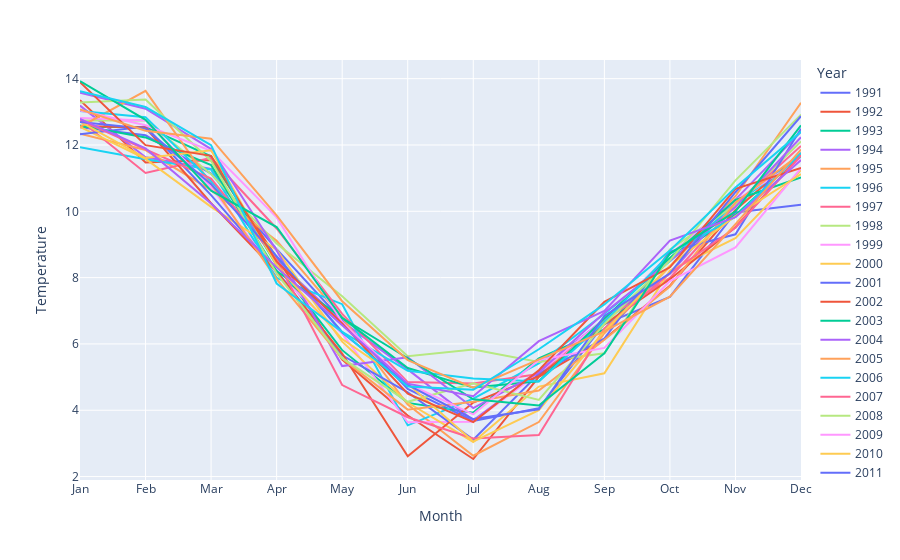

Write notebook code for a chart like this one.
### Code cell
px.line(t_chile, x="Month", y="Temperature", color='Year')

### Figure 1 — Plotly figure (JSON) as saved in the notebook; plotly's stock layout.template omitted (floating-point values rounded to 4 significant figures)
{"data": [{"hovertemplate": "Year=1991<br>Month=%{x}<br>Temperature=%{y}<extra></extra>", "legendgroup": "1991", "line": {"color": "#636efa", "dash": "solid"}, "marker": {"symbol": "circle"}, "mode": "lines", "name": "1991", "orientation": "v", "showlegend": true, "type": "scatter", "x": ["Jan", "Feb", "Mar", "Apr", "May", "Jun", "Jul", "Aug", "Sep", "Oct", "Nov", "Dec"], "xaxis": "x", "y": [12.54, 12.29, 11.14, 8.857, 6.706, 4.645, 3.678, 4.058, 6.601, 7.419, 9.963, 10.2], "yaxis": "y"}, {"hovertemplate": "Year=1992<br>Month=%{x}<br>Temperature=%{y}<extra></extra>", "legendgroup": "1992", "line": {"color": "#EF553B", "dash": "solid"}, "marker": {"symbol": "circle"}, "mode": "lines", "name": "1992", "orientation": "v", "showlegend": true, "type": "scatter", "x": ["Jan", "Feb", "Mar", "Apr", "May", "Jun", "Jul", "Aug", "Sep", "Oct", "Nov", "Dec"], "xaxis": "x", "y": [13.35, 11.47, 11.55, 8.61, 5.529, 3.842, 2.529, 5.006, 6.151, 7.757, 10.04, 11.76], "yaxis": "y"}, {"hovertemplate": "Year=1993<br>Month=%{x}<br>Temperature=%{y}<extra></extra>", "legendgroup": "1993", "line": {"color": "#00cc96", "dash": "solid"}, "marker": {"symbol": "circle"}, "mode": "lines", "name": "1993", "orientation": "v", "showlegend": true, "type": "scatter", "x": ["Jan", "Feb", "Mar", "Apr", "May", "Jun", "Jul", "Aug", "Sep", "Oct", "Nov", "Dec"], "xaxis": "x", "y": [12.54, 12.54, 11.66, 8.374, 5.812, 4.221, 3.927, 5.564, 6.438, 8.554, 9.884, 11.7], "yaxis": "y"}, {"hovertemplate": "Year=1994<br>Month=%{x}<br>Temperature=%{y}<extra></extra>", "legendgroup": "1994", "line": {"color": "#ab63fa", "dash": "solid"}, "marker": {"symbol": "circle"}, "mode": "lines", "name": "1994", "orientation": "v", "showlegend": true, "type": "scatter", "x": ["Jan", "Feb", "Mar", "Apr", "May", "Jun", "Jul", "Aug", "Sep", "Oct", "Nov", "Dec"], "xaxis": "x", "y": [13.19, 11.63, 11.28, 8.521, 6.673, 5.234, 3.694, 5.165, 6.752, 8.115, 10.35, 12.4], "yaxis": "y"}, {"hovertemplate": "Year=1995<br>Month=%{x}<br>Temperature=%{y}<extra></extra>", "legendgroup": "1995", "line": {"color": "#FFA15A", "dash": "solid"}, "marker": {"symbol": "circle"}, "mode": "lines", "name": "1995", "orientation": "v", "showlegend": true, "type": "scatter", "x": ["Jan", "Feb", "Mar", "Apr", "May", "Jun", "Jul", "Aug", "Sep", "Oct", "Nov", "Dec"], "xaxis": "x", "y": [12.34, 11.85, 10.64, 9.11, 6.803, 4.169, 2.627, 3.643, 6.323, 8.334, 10.45, 13.27], "yaxis": "y"}, {"hovertemplate": "Year=1996<br>Month=%{x}<br>Temperature=%{y}<extra></extra>", "legendgroup": "1996", "line": {"color": "#19d3f3", "dash": "solid"}, "marker": {"symbol": "circle"}, "mode": "lines", "name": "1996", "orientation": "v", "showlegend": true, "type": "scatter", "x": ["Jan", "Feb", "Mar", "Apr", "May", "Jun", "Jul", "Aug", "Sep", "Oct", "Nov", "Dec"], "xaxis": "x", "y": [11.94, 11.57, 11.26, 7.993, 7.199, 3.545, 4.348, 5.411, 6.912, 8.495, 10.23, 11.65], "yaxis": "y"}, {"hovertemplate": "Year=1997<br>Month=%{x}<br>Temperature=%{y}<extra></extra>", "legendgroup": "1997", "line": {"color": "#FF6692", "dash": "solid"}, "marker": {"symbol": "circle"}, "mode": "lines", "name": "1997", "orientation": "v", "showlegend": true, "type": "scatter", "x": ["Jan", "Feb", "Mar", "Apr", "May", "Jun", "Jul", "Aug", "Sep", "Oct", "Nov", "Dec"], "xaxis": "x", "y": [12.74, 11.16, 11.61, 9.483, 6.907, 4.849, 4.808, 5.092, 6.723, 7.992, 10.18, 11.97], "yaxis": "y"}, {"hovertemplate": "Year=1998<br>Month=%{x}<br>Temperature=%{y}<extra></extra>", "legendgroup": "1998", "line": {"color": "#B6E880", "dash": "solid"}, "marker": {"symbol": "circle"}, "mode": "lines", "name": "1998", "orientation": "v", "showlegend": true, "type": "scatter", "x": ["Jan", "Feb", "Mar", "Apr", "May", "Jun", "Jul", "Aug", "Sep", "Oct", "Nov", "Dec"], "xaxis": "x", "y": [12.74, 12.75, 11.12, 9.027, 7.437, 5.628, 5.83, 5.454, 5.717, 8.85, 10.19, 12.11], "yaxis": "y"}, {"hovertemplate": "Year=1999<br>Month=%{x}<br>Temperature=%{y}<extra></extra>", "legendgroup": "1999", "line": {"color": "#FF97FF", "dash": "solid"}, "marker": {"symbol": "circle"}, "mode": "lines", "name": "1999", "orientation": "v", "showlegend": true, "type": "scatter", "x": ["Jan", "Feb", "Mar", "Apr", "May", "Jun", "Jul", "Aug", "Sep", "Oct", "Nov", "Dec"], "xaxis": "x", "y": [12.82, 12.74, 10.73, 8.122, 6.312, 3.634, 3.65, 5.122, 6.754, 8.708, 10.33, 11.56], "yaxis": "y"}, {"hovertemplate": "Year=2000<br>Month=%{x}<br>Temperature=%{y}<extra></extra>", "legendgroup": "2000", "line": {"color": "#FECB52", "dash": "solid"}, "marker": {"symbol": "circle"}, "mode": "lines", "name": "2000", "orientation": "v", "showlegend": true, "type": "scatter", "x": ["Jan", "Feb", "Mar", "Apr", "May", "Jun", "Jul", "Aug", "Sep", "Oct", "Nov", "Dec"], "xaxis": "x", "y": [12.55, 11.58, 10.13, 8.841, 6.069, 4.232, 3.043, 4.713, 5.116, 8.214, 9.191, 11.25], "yaxis": "y"}, {"hovertemplate": "Year=2001<br>Month=%{x}<br>Temperature=%{y}<extra></extra>", "legendgroup": "2001", "line": {"color": "#636efa", "dash": "solid"}, "marker": {"symbol": "circle"}, "mode": "lines", "name": "2001", "orientation": "v", "showlegend": true, "type": "scatter", "x": ["Jan", "Feb", "Mar", "Apr", "May", "Jun", "Jul", "Aug", "Sep", "Oct", "Nov", "Dec"], "xaxis": "x", "y": [12.32, 12.56, 10.49, 8.205, 5.658, 4.542, 3.113, 5.099, 6.162, 8.783, 9.306, 12.49], "yaxis": "y"}, {"hovertemplate": "Year=2002<br>Month=%{x}<br>Temperature=%{y}<extra></extra>", "legendgroup": "2002", "line": {"color": "#EF553B", "dash": "solid"}, "marker": {"symbol": "circle"}, "mode": "lines", "name": "2002", "orientation": "v", "showlegend": true, "type": "scatter", "x": ["Jan", "Feb", "Mar", "Apr", "May", "Jun", "Jul", "Aug", "Sep", "Oct", "Nov", "Dec"], "xaxis": "x", "y": [12.57, 12.53, 10.24, 8.178, 5.71, 2.61, 4.231, 5.028, 6.593, 7.949, 9.52, 11.71], "yaxis": "y"}, {"hovertemplate": "Year=2003<br>Month=%{x}<br>Temperature=%{y}<extra></extra>", "legendgroup": "2003", "line": {"color": "#00cc96", "dash": "solid"}, "marker": {"symbol": "circle"}, "mode": "lines", "name": "2003", "orientation": "v", "showlegend": true, "type": "scatter", "x": ["Jan", "Feb", "Mar", "Apr", "May", "Jun", "Jul", "Aug", "Sep", "Oct", "Nov", "Dec"], "xaxis": "x", "y": [12.59, 12.23, 11.39, 8.194, 6.785, 5.274, 4.683, 4.875, 6.766, 8.591, 10.34, 11.02], "yaxis": "y"}, {"hovertemplate": "Year=2004<br>Month=%{x}<br>Temperature=%{y}<extra></extra>", "legendgroup": "2004", "line": {"color": "#ab63fa", "dash": "solid"}, "marker": {"symbol": "circle"}, "mode": "lines", "name": "2004", "orientation": "v", "showlegend": true, "type": "scatter", "x": ["Jan", "Feb", "Mar", "Apr", "May", "Jun", "Jul", "Aug", "Sep", "Oct", "Nov", "Dec"], "xaxis": "x", "y": [13.58, 13.09, 11.88, 8.819, 5.332, 5.596, 4.063, 5.136, 6.939, 8.509, 10.13, 12.24], "yaxis": "y"}, {"hovertemplate": "Year=2005<br>Month=%{x}<br>Temperature=%{y}<extra></extra>", "legendgroup": "2005", "line": {"color": "#FFA15A", "dash": "solid"}, "marker": {"symbol": "circle"}, "mode": "lines", "name": "2005", "orientation": "v", "showlegend": true, "type": "scatter", "x": ["Jan", "Feb", "Mar", "Apr", "May", "Jun", "Jul", "Aug", "Sep", "Oct", "Nov", "Dec"], "xaxis": "x", "y": [12.54, 13.63, 10.83, 7.956, 5.561, 4.018, 4.254, 4.592, 6.124, 7.731, 10.27, 11.74], "yaxis": "y"}, {"hovertemplate": "Year=2006<br>Month=%{x}<br>Temperature=%{y}<extra></extra>", "legendgroup": "2006", "line": {"color": "#19d3f3", "dash": "solid"}, "marker": {"symbol": "circle"}, "mode": "lines", "name": "2006", "orientation": "v", "showlegend": true, "type": "scatter", "x": ["Jan", "Feb", "Mar", "Apr", "May", "Jun", "Jul", "Aug", "Sep", "Oct", "Nov", "Dec"], "xaxis": "x", "y": [13.02, 12.84, 10.91, 8.653, 6.366, 5.191, 4.955, 4.869, 6.66, 8.721, 9.832, 11.76], "yaxis": "y"}, {"hovertemplate": "Year=2007<br>Month=%{x}<br>Temperature=%{y}<extra></extra>", "legendgroup": "2007", "line": {"color": "#FF6692", "dash": "solid"}, "marker": {"symbol": "circle"}, "mode": "lines", "name": "2007", "orientation": "v", "showlegend": true, "type": "scatter", "x": ["Jan", "Feb", "Mar", "Apr", "May", "Jun", "Jul", "Aug", "Sep", "Oct", "Nov", "Dec"], "xaxis": "x", "y": [12.75, 11.88, 10.99, 8.541, 4.76, 3.789, 3.151, 3.254, 6.466, 8.13, 9.504, 11.69], "yaxis": "y"}, {"hovertemplate": "Year=2008<br>Month=%{x}<br>Temperature=%{y}<extra></extra>", "legendgroup": "2008", "line": {"color": "#B6E880", "dash": "solid"}, "marker": {"symbol": "circle"}, "mode": "lines", "name": "2008", "orientation": "v", "showlegend": true, "type": "scatter", "x": ["Jan", "Feb", "Mar", "Apr", "May", "Jun", "Jul", "Aug", "Sep", "Oct", "Nov", "Dec"], "xaxis": "x", "y": [13.28, 13.37, 11.52, 8.126, 5.57, 4.255, 4.814, 4.311, 6.6, 8.516, 10.93, 12.92], "yaxis": "y"}, {"hovertemplate": "Year=2009<br>Month=%{x}<br>Temperature=%{y}<extra></extra>", "legendgroup": "2009", "line": {"color": "#FF97FF", "dash": "solid"}, "marker": {"symbol": "circle"}, "mode": "lines", "name": "2009", "orientation": "v", "showlegend": true, "type": "scatter", "x": ["Jan", "Feb", "Mar", "Apr", "May", "Jun", "Jul", "Aug", "Sep", "Oct", "Nov", "Dec"], "xaxis": "x", "y": [13.04, 12.6, 11.82, 9.817, 6.654, 4.801, 3.877, 5.515, 5.881, 7.894, 8.913, 11.3], "yaxis": "y"}, {"hovertemplate": "Year=2010<br>Month=%{x}<br>Temperature=%{y}<extra></extra>", "legendgroup": "2010", "line": {"color": "#FECB52", "dash": "solid"}, "marker": {"symbol": "circle"}, "mode": "lines", "name": "2010", "orientation": "v", "showlegend": true, "type": "scatter", "x": ["Jan", "Feb", "Mar", "Apr", "May", "Jun", "Jul", "Aug", "Sep", "Oct", "Nov", "Dec"], "xaxis": "x", "y": [12.7, 11.61, 11.84, 8.372, 6.147, 4.799, 3.056, 4.0, 6.389, 8.36, 9.859, 11.12], "yaxis": "y"}, {"hovertemplate": "Year=2011<br>Month=%{x}<br>Temperature=%{y}<extra></extra>", "legendgroup": "2011", "line": {"color": "#636efa", "dash": "solid"}, "marker": {"symbol": "circle"}, "mode": "lines", "name": "2011", "orientation": "v", "showlegend": true, "type": "scatter", "x": ["Jan", "Feb", "Mar", "Apr", "May", "Jun", "Jul", "Aug", "Sep", "Oct", "Nov", "Dec"], "xaxis": "x", "y": [12.7, 12.49, 10.82, 8.641, 6.346, 4.765, 3.733, 4.027, 6.847, 8.13, 10.58, 12.87], "yaxis": "y"}, {"hovertemplate": "Year=2012<br>Month=%{x}<br>Temperature=%{y}<extra></extra>", "legendgroup": "2012", "line": {"color": "#EF553B", "dash": "solid"}, "marker": {"symbol": "circle"}, "mode": "lines", "name": "2012", "orientation": "v", "showlegend": true, "type": "scatter", "x": ["Jan", "Feb", "Mar", "Apr", "May", "Jun", "Jul", "Aug", "Sep", "Oct", "Nov", "Dec"], "xaxis": "x", "y": [13.9, 11.99, 11.67, 8.481, 6.614, 4.502, 3.641, 5.207, 7.27, 8.31, 10.68, 11.31], "yaxis": "y"}, {"hovertemplate": "Year=2013<br>Month=%{x}<br>Temperature=%{y}<extra></extra>", "legendgroup": "2013", "line": {"color": "#00cc96", "dash": "solid"}, "marker": {"symbol": "circle"}, "mode": "lines", "name": "2013", "orientation": "v", "showlegend": true, "type": "scatter", "x": ["Jan", "Feb", "Mar", "Apr", "May", "Jun", "Jul", "Aug", "Sep", "Oct", "Nov", "Dec"], "xaxis": "x", "y": [13.93, 12.76, 10.62, 9.525, 6.778, 5.568, 4.328, 4.141, 5.716, 8.725, 9.996, 12.59], "yaxis": "y"}, {"hovertemplate": "Year=2014<br>Month=%{x}<br>Temperature=%{y}<extra></extra>", "legendgroup": "2014", "line": {"color": "#ab63fa", "dash": "solid"}, "marker": {"symbol": "circle"}, "mode": "lines", "name": "2014", "orientation": "v", "showlegend": true, "type": "scatter", "x": ["Jan", "Feb", "Mar", "Apr", "May", "Jun", "Jul", "Aug", "Sep", "Oct", "Nov", "Dec"], "xaxis": "x", "y": [12.79, 11.9, 10.23, 8.308, 6.566, 4.801, 4.425, 6.085, 6.993, 9.114, 9.826, 11.54], "yaxis": "y"}, {"hovertemplate": "Year=2015<br>Month=%{x}<br>Temperature=%{y}<extra></extra>", "legendgroup": "2015", "line": {"color": "#FFA15A", "dash": "solid"}, "marker": {"symbol": "circle"}, "mode": "lines", "name": "2015", "orientation": "v", "showlegend": true, "type": "scatter", "x": ["Jan", "Feb", "Mar", "Apr", "May", "Jun", "Jul", "Aug", "Sep", "Oct", "Nov", "Dec"], "xaxis": "x", "y": [13.07, 12.43, 12.19, 9.879, 7.288, 5.513, 4.682, 5.527, 6.38, 7.426, 9.614, 11.86], "yaxis": "y"}, {"hovertemplate": "Year=2016<br>Month=%{x}<br>Temperature=%{y}<extra></extra>", "legendgroup": "2016", "line": {"color": "#19d3f3", "dash": "solid"}, "marker": {"symbol": "circle"}, "mode": "lines", "name": "2016", "orientation": "v", "showlegend": true, "type": "scatter", "x": ["Jan", "Feb", "Mar", "Apr", "May", "Jun", "Jul", "Aug", "Sep", "Oct", "Nov", "Dec"], "xaxis": "x", "y": [13.62, 13.14, 12.0, 7.822, 6.361, 4.719, 4.616, 5.839, 7.191, 8.815, 10.71, 12.4], "yaxis": "y"}], "layout": {"autosize": true, "legend": {"title": {"text": "Year"}, "tracegroupgap": 0}, "margin": {"t": 60}, "xaxis": {"anchor": "y", "autorange": true, "domain": [0, 1], "range": [0, 11], "title": {"text": "Month"}, "type": "category"}, "yaxis": {"anchor": "x", "autorange": true, "domain": [0, 1], "range": [1.896, 14.56], "title": {"text": "Temperature"}, "type": "linear"}}}
